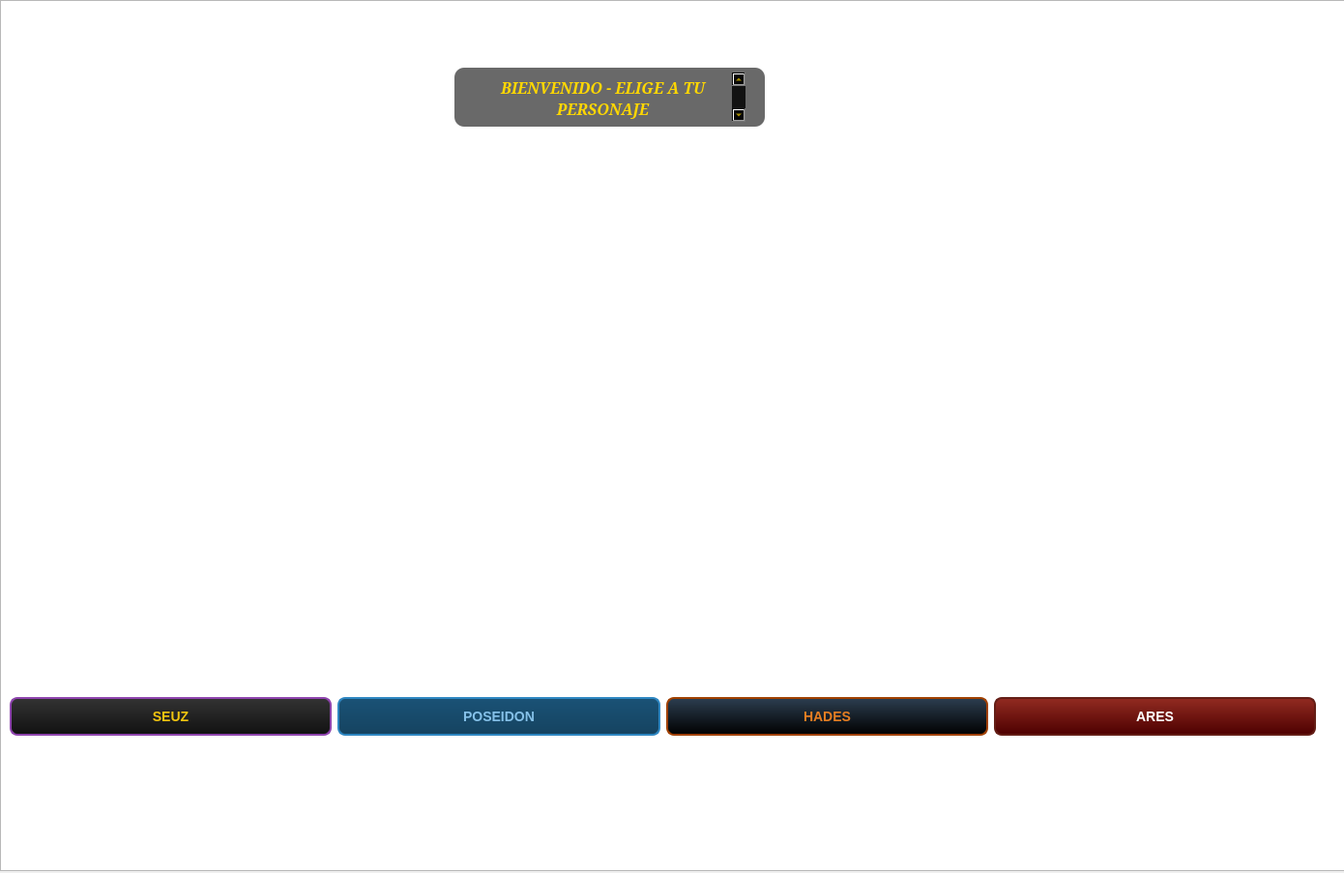
<?xml version="1.0" encoding="UTF-8"?>
<ui version="4.0">
 <class>Widget</class>
 <widget class="QWidget" name="Widget">
  <property name="geometry">
   <rect>
    <x>0</x>
    <y>0</y>
    <width>1390</width>
    <height>903</height>
   </rect>
  </property>
  <property name="windowTitle">
   <string>Widget</string>
  </property>
  <widget class="QStackedWidget" name="stackedWidget_2">
   <property name="geometry">
    <rect>
     <x>-10</x>
     <y>0</y>
     <width>1391</width>
     <height>901</height>
    </rect>
   </property>
   <property name="currentIndex">
    <number>0</number>
   </property>
   <widget class="QWidget" name="page_3">
    <property name="styleSheet">
     <string notr="true">#page_3 {
    border-image: url(:/new/Fondos/Material/Fondo pantalla nivel 1.png);
}</string>
    </property>
    <widget class="QWidget" name="layoutWidget">
     <property name="geometry">
      <rect>
       <x>20</x>
       <y>220</y>
       <width>1351</width>
       <height>541</height>
      </rect>
     </property>
     <layout class="QHBoxLayout" name="horizontalLayout">
      <item>
       <layout class="QVBoxLayout" name="verticalLayout">
        <property name="spacing">
         <number>0</number>
        </property>
        <property name="sizeConstraint">
         <enum>QLayout::SizeConstraint::SetMinAndMaxSize</enum>
        </property>
        <item>
         <widget class="QLabel" name="label">
          <property name="sizePolicy">
           <sizepolicy hsizetype="Fixed" vsizetype="Preferred">
            <horstretch>0</horstretch>
            <verstretch>0</verstretch>
           </sizepolicy>
          </property>
          <property name="minimumSize">
           <size>
            <width>250</width>
            <height>250</height>
           </size>
          </property>
          <property name="maximumSize">
           <size>
            <width>167772</width>
            <height>16777215</height>
           </size>
          </property>
          <property name="text">
           <string/>
          </property>
          <property name="pixmap">
           <pixmap resource="imagenes.qrc">:/FondosPersonajes/Material/ZEUZ.png</pixmap>
          </property>
          <property name="scaledContents">
           <bool>true</bool>
          </property>
          <property name="alignment">
           <set>Qt::AlignmentFlag::AlignBottom|Qt::AlignmentFlag::AlignRight|Qt::AlignmentFlag::AlignTrailing</set>
          </property>
          <property name="openExternalLinks">
           <bool>false</bool>
          </property>
         </widget>
        </item>
        <item>
         <widget class="QPushButton" name="pushButton">
          <property name="sizePolicy">
           <sizepolicy hsizetype="Fixed" vsizetype="Fixed">
            <horstretch>0</horstretch>
            <verstretch>0</verstretch>
           </sizepolicy>
          </property>
          <property name="minimumSize">
           <size>
            <width>120</width>
            <height>0</height>
           </size>
          </property>
          <property name="maximumSize">
           <size>
            <width>167772</width>
            <height>16777215</height>
           </size>
          </property>
          <property name="styleSheet">
           <string notr="true">QPushButton {
    /* Fondo con degradado tipo metal oscuro */
    background-color: qlineargradient(x1:0, y1:0, x2:0, y2:1, stop:0 #333, stop:1 #111); 
    color: #f1c40f; /* Texto dorado */
    border: 2px solid #8e44ad; /* Borde púrpura real para resaltar */
    border-radius: 8px;
    padding: 10px;
    font-family: 'serif';
    font-size: 14px;
    font-weight: bold;
    text-transform: uppercase;
}

QPushButton:hover {
    /* Efecto cuando el mouse pasa por encima */
    background-color: #f1c40f; 
    color: #000;
    border: 2px solid #fff;
}

QPushButton:pressed {
    /* Efecto al hacer clic */
    background-color: #d4ac0d;
    padding-top: 12px; /* Simula hundimiento */
}</string>
          </property>
          <property name="text">
           <string>SEUZ</string>
          </property>
          <property name="autoDefault">
           <bool>true</bool>
          </property>
         </widget>
        </item>
       </layout>
      </item>
      <item>
       <layout class="QVBoxLayout" name="verticalLayout_2">
        <property name="spacing">
         <number>0</number>
        </property>
        <property name="sizeConstraint">
         <enum>QLayout::SizeConstraint::SetMinAndMaxSize</enum>
        </property>
        <item>
         <widget class="QLabel" name="label_2">
          <property name="minimumSize">
           <size>
            <width>250</width>
            <height>250</height>
           </size>
          </property>
          <property name="text">
           <string/>
          </property>
          <property name="pixmap">
           <pixmap resource="imagenes.qrc">:/FondosPersonajes/Material/POSEIDON.png</pixmap>
          </property>
          <property name="scaledContents">
           <bool>true</bool>
          </property>
          <property name="alignment">
           <set>Qt::AlignmentFlag::AlignRight|Qt::AlignmentFlag::AlignTop|Qt::AlignmentFlag::AlignTrailing</set>
          </property>
         </widget>
        </item>
        <item>
         <widget class="QPushButton" name="pushButton_2">
          <property name="styleSheet">
           <string notr="true">QPushButton {
    /* Degradado de azul profundo a azul marino */
    background-color: qlineargradient(x1:0, y1:0, x2:0, y2:1, stop:0 #1a5276, stop:1 #154360); 
    color: #85c1e9; /* Texto azul claro/agua */
    border: 2px solid #2e86c1; /* Borde azul brillante */
    border-radius: 8px;
    padding: 10px;
    font-family: 'serif';
    font-size: 14px;
    font-weight: bold;
    text-transform: uppercase;
}

QPushButton:hover {
    /* Efecto de &quot;espuma de mar&quot; al pasar el mouse */
    background-color: #5dade2; 
    color: white;
    border: 2px solid #a9cce3;
}

QPushButton:pressed {
    background-color: #21618c;
    padding-top: 12px;
}</string>
          </property>
          <property name="text">
           <string>POSEIDON</string>
          </property>
         </widget>
        </item>
       </layout>
      </item>
      <item>
       <layout class="QVBoxLayout" name="verticalLayout_3">
        <item>
         <widget class="QLabel" name="label_3">
          <property name="minimumSize">
           <size>
            <width>250</width>
            <height>250</height>
           </size>
          </property>
          <property name="text">
           <string/>
          </property>
          <property name="pixmap">
           <pixmap resource="imagenes.qrc">:/FondosPersonajes/Material/HADES.png</pixmap>
          </property>
          <property name="scaledContents">
           <bool>true</bool>
          </property>
         </widget>
        </item>
        <item>
         <widget class="QPushButton" name="pushButton_3">
          <property name="styleSheet">
           <string notr="true">QPushButton {
    /* Degradado de negro carbón a gris muy oscuro */
    background-color: qlineargradient(x1:0, y1:0, x2:0, y2:1, stop:0 #2c3e50, stop:1 #000000); 
    color: #e67e22; /* Texto color naranja llama */
    border: 2px solid #a04000; /* Borde color óxido/bronce oscuro */
    border-radius: 8px;
    padding: 10px;
    font-family: 'serif';
    font-size: 14px;
    font-weight: bold;
    text-transform: uppercase;
}

QPushButton:hover {
    /* Efecto de resplandor de lava al pasar el mouse */
    background-color: #d35400; 
    color: white;
    border: 2px solid #fb8c00;
}

QPushButton:pressed {
    background-color: #873600;
    padding-top: 12px;
}</string>
          </property>
          <property name="text">
           <string>HADES</string>
          </property>
         </widget>
        </item>
       </layout>
      </item>
      <item>
       <layout class="QVBoxLayout" name="verticalLayout_4">
        <item>
         <widget class="QLabel" name="label_4">
          <property name="minimumSize">
           <size>
            <width>250</width>
            <height>250</height>
           </size>
          </property>
          <property name="text">
           <string/>
          </property>
          <property name="pixmap">
           <pixmap resource="imagenes.qrc">:/FondosPersonajes/Material/ARES.png</pixmap>
          </property>
          <property name="scaledContents">
           <bool>true</bool>
          </property>
         </widget>
        </item>
        <item>
         <widget class="QPushButton" name="pushButton_4">
          <property name="styleSheet">
           <string notr="true">QPushButton {
    /* Degradado de rojo sangre a rojo oscuro/negro */
    background-color: qlineargradient(x1:0, y1:0, x2:0, y2:1, stop:0 #922b21, stop:1 #4d0000); 
    color: #ffffff; /* Texto blanco puro para máximo contraste */
    border: 2px solid #641e16; /* Borde rojo hierro oscuro */
    border-radius: 8px;
    padding: 10px;
    font-family: 'serif';
    font-size: 14px;
    font-weight: bold;
    text-transform: uppercase;
}

QPushButton:hover {
    /* Efecto de frenesí de batalla (rojo intenso) */
    background-color: #c0392b; 
    color: #ffd700; /* El texto se vuelve dorado al pasar el mouse */
    border: 2px solid #ecf0f1;
}

QPushButton:pressed {
    background-color: #7b241c;
    padding-top: 12px;
}</string>
          </property>
          <property name="text">
           <string>ARES</string>
          </property>
         </widget>
        </item>
       </layout>
      </item>
     </layout>
    </widget>
    <widget class="QTextBrowser" name="textBrowser">
     <property name="geometry">
      <rect>
       <x>480</x>
       <y>70</y>
       <width>321</width>
       <height>61</height>
      </rect>
     </property>
     <property name="sizePolicy">
      <sizepolicy hsizetype="Maximum" vsizetype="Fixed">
       <horstretch>0</horstretch>
       <verstretch>0</verstretch>
      </sizepolicy>
     </property>
     <property name="font">
      <font>
       <family>Serif</family>
       <pointsize>-1</pointsize>
       <italic>true</italic>
       <bold>true</bold>
      </font>
     </property>
     <property name="styleSheet">
      <string notr="true">    color: #FFD700; /* Oro puro */
    font-family: 'Serif'; /* O una fuente imponente que tengas */
    font-size: 24px;
    font-weight: bold;
    background-color: rgba(0, 0, 0, 150); /* Fondo negro semi-transparente */
    border-radius: 10px;
    padding: 5px 20px;</string>
     </property>
     <property name="html">
      <string>&lt;!DOCTYPE HTML PUBLIC &quot;-//W3C//DTD HTML 4.0//EN&quot; &quot;http://www.w3.org/TR/REC-html40/strict.dtd&quot;&gt;
&lt;html&gt;&lt;head&gt;&lt;meta name=&quot;qrichtext&quot; content=&quot;1&quot; /&gt;&lt;meta charset=&quot;utf-8&quot; /&gt;&lt;style type=&quot;text/css&quot;&gt;
p, li { white-space: pre-wrap; }
hr { height: 1px; border-width: 0; }
li.unchecked::marker { content: &quot;\2610&quot;; }
li.checked::marker { content: &quot;\2612&quot;; }
&lt;/style&gt;&lt;/head&gt;&lt;body style=&quot; font-family:'Serif'; font-size:24px; font-weight:700; font-style:italic;&quot;&gt;
&lt;p align=&quot;center&quot; style=&quot; margin-top:0px; margin-bottom:0px; margin-left:0px; margin-right:0px; -qt-block-indent:0; text-indent:0px;&quot;&gt;&lt;span style=&quot; font-family:'Google Sans Flex'; font-size:12pt;&quot;&gt;BIENVENIDO - ELIGE A TU PERSONAJE&lt;/span&gt;&lt;/p&gt;&lt;/body&gt;&lt;/html&gt;</string>
     </property>
    </widget>
   </widget>
   <widget class="QWidget" name="page_4">
    <widget class="QFrame" name="frame_menu">
     <property name="geometry">
      <rect>
       <x>20</x>
       <y>20</y>
       <width>230</width>
       <height>301</height>
      </rect>
     </property>
     <property name="styleSheet">
      <string notr="true">/* ==========================================================================
   PANEL PRINCIPAL (Estilo Cofre de Bronce/Madera)
   ========================================================================== */
QFrame#frame_menu {
    background-color: rgba(62, 50, 41, 0.85); /* Marrón oscuro translúcido */
    border: 3px double #8c6a46;               /* Doble borde simulando relieve de bronce */
    border-radius: 14px;                       /* Esquinas suavizadas */
}

/* ==========================================================================
   TEXTOS (Ángulo y Fuerza)
   ========================================================================== */
QLabel {
    color: #dfb175;                           /* Dorado viejo/Bronce brillante */
    font-family: &quot;Palatino Linotype&quot;, &quot;Georgia&quot;, serif; /* Tipografía clásica */
    font-size: 15px;
    font-weight: bold;
    background-color: transparent;
    border: none;
}

/* ==========================================================================
   CAJAS NUMÉRICAS (QSpinBox)
   ========================================================================== */
QSpinBox {
    background-color: #2b2017;                /* Fondo interno oscuro */
    color: #ebdcb9;                           /* Texto crema */
    border: 2px solid #5c4531;                /* Borde café */
    border-radius: 6px;
    font-size: 14px;
    font-weight: bold;
    padding: 4px;
    min-height: 25px;
}

/* Botones de subir y bajar del SpinBox */
QSpinBox::up-button, QSpinBox::down-button {
    background-color: #4a3828;
    border-left: 1px solid #5c4531;
    width: 18px;
}

QSpinBox::up-button:hover, QSpinBox::down-button:hover {
    background-color: #73573f;
}

/* ==========================================================================
   BARRAS DESLIZANTES (QSlider Horizontal)
   ========================================================================== */
QSlider::groove:horizontal {
    border: 1px solid #5c4531;
    height: 6px;
    background: #2b2017;
    border-radius: 3px;
}

/* El indicador redondo que arrastras */
QSlider::handle:horizontal {
    background: qradialgradient(cx:0.5, cy:0.5, radius:0.5, fx:0.5, fy:0.5, stop:0 #b88d5c, stop:1 #5c4531);
    border: 1px solid #1f1610;
    width: 16px;
    height: 16px;
    margin: -5px 0;
    border-radius: 8px;
}

QSlider::handle:horizontal:hover {
    background: #dfb175;                      /* Brilla al pasar el cursor */
}

/* ==========================================================================
   BOTÓN DE LANZAMIENTO (¡LANZAR!)
   ========================================================================== */
QPushButton#pushButton_lanzar {
    background-color: qlineargradient(x1:0, y1:0, x2:0, y2:1, stop:0 #5c371e, stop:1 #3d2312); /* Degradado madera */
    color: #ebdcb9;
    font-family: &quot;Palatino Linotype&quot;, &quot;Georgia&quot;, serif;
    font-size: 16px;
    font-weight: bold;
    border: 2px solid #8c6a46;                /* Marco de bronce */
    border-radius: 8px;
    padding: 8px 16px;
    min-height: 30px;
}

QPushButton#pushButton_lanzar:hover {
    background-color: qlineargradient(x1:0, y1:0, x2:0, y2:1, stop:0 #7d4b29, stop:1 #5c371e); /* Se aclara */
    border-color: #dfb175;                    /* Borde resalta en dorado */
    color: #ffffff;
}

QPushButton#pushButton_lanzar:pressed {
    background-color: #2b170b;                /* Efecto hundido */
    padding-top: 10px;                        /* Desplazamiento visual de presión */
}</string>
     </property>
     <property name="frameShape">
      <enum>QFrame::Shape::StyledPanel</enum>
     </property>
     <property name="frameShadow">
      <enum>QFrame::Shadow::Raised</enum>
     </property>
     <widget class="QPushButton" name="pushButton_lanzar">
      <property name="geometry">
       <rect>
        <x>30</x>
        <y>230</y>
        <width>171</width>
        <height>61</height>
       </rect>
      </property>
      <property name="text">
       <string>¡LANZAR!</string>
      </property>
     </widget>
     <widget class="QLabel" name="label_5">
      <property name="geometry">
       <rect>
        <x>14</x>
        <y>14</y>
        <width>111</width>
        <height>21</height>
       </rect>
      </property>
      <property name="text">
       <string>ANGULO</string>
      </property>
     </widget>
     <widget class="QSlider" name="horizontalSlider_angulo">
      <property name="geometry">
       <rect>
        <x>14</x>
        <y>87</y>
        <width>191</width>
        <height>16</height>
       </rect>
      </property>
      <property name="orientation">
       <enum>Qt::Orientation::Horizontal</enum>
      </property>
     </widget>
     <widget class="QSpinBox" name="spinBox_angulo">
      <property name="geometry">
       <rect>
        <x>14</x>
        <y>41</y>
        <width>191</width>
        <height>40</height>
       </rect>
      </property>
      <property name="minimumSize">
       <size>
        <width>137</width>
        <height>37</height>
       </size>
      </property>
     </widget>
     <widget class="QLabel" name="label_6">
      <property name="geometry">
       <rect>
        <x>14</x>
        <y>130</y>
        <width>60</width>
        <height>21</height>
       </rect>
      </property>
      <property name="text">
       <string>FUERZA</string>
      </property>
     </widget>
     <widget class="QSlider" name="horizontalSlider2_fuerza">
      <property name="geometry">
       <rect>
        <x>14</x>
        <y>203</y>
        <width>191</width>
        <height>16</height>
       </rect>
      </property>
      <property name="orientation">
       <enum>Qt::Orientation::Horizontal</enum>
      </property>
     </widget>
     <widget class="QSpinBox" name="spinBox2_fuerza">
      <property name="geometry">
       <rect>
        <x>14</x>
        <y>157</y>
        <width>191</width>
        <height>40</height>
       </rect>
      </property>
     </widget>
    </widget>
   </widget>
  </widget>
  <widget class="QGraphicsView" name="graphicsView">
   <property name="geometry">
    <rect>
     <x>0</x>
     <y>0</y>
     <width>1401</width>
     <height>901</height>
    </rect>
   </property>
   <property name="autoFillBackground">
    <bool>false</bool>
   </property>
  </widget>
  <zorder>graphicsView</zorder>
  <zorder>stackedWidget_2</zorder>
 </widget>
 <resources>
  <include location="imagenes.qrc"/>
 </resources>
 <connections>
  <connection>
   <sender>horizontalSlider_angulo</sender>
   <signal>valueChanged(int)</signal>
   <receiver>spinBox_angulo</receiver>
   <slot>setValue(int)</slot>
   <hints>
    <hint type="sourcelabel">
     <x>59</x>
     <y>167</y>
    </hint>
    <hint type="destinationlabel">
     <x>66</x>
     <y>152</y>
    </hint>
   </hints>
  </connection>
  <connection>
   <sender>horizontalSlider2_fuerza</sender>
   <signal>valueChanged(int)</signal>
   <receiver>spinBox2_fuerza</receiver>
   <slot>setValue(int)</slot>
   <hints>
    <hint type="sourcelabel">
     <x>93</x>
     <y>290</y>
    </hint>
    <hint type="destinationlabel">
     <x>105</x>
     <y>276</y>
    </hint>
   </hints>
  </connection>
 </connections>
</ui>
